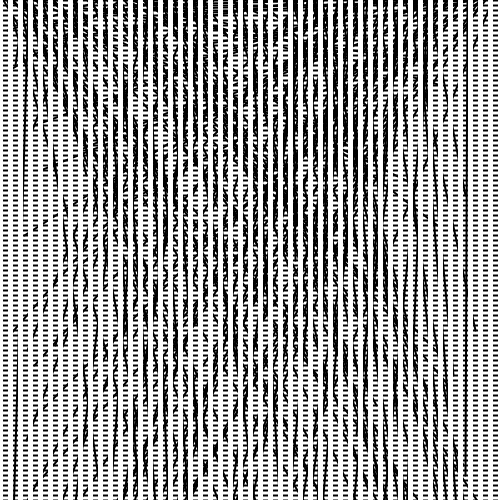
Frame 1 (no input)
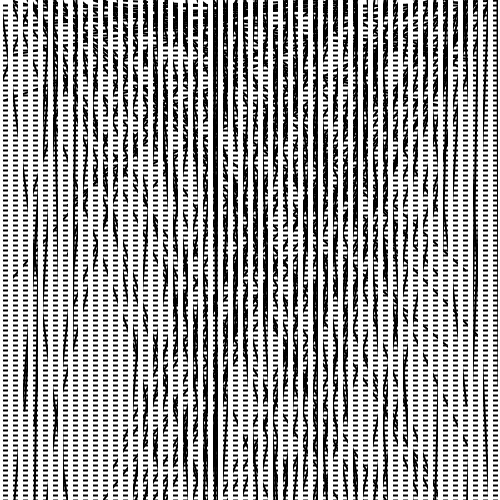
Frame 60 (the mouse pressed at the canvas centre just before this capture)
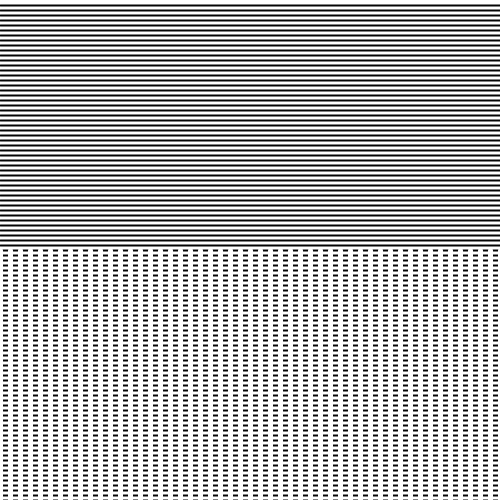
Frame 120 (the mouse held since frame 60 and released just before this capture)

The Processing sketch that drew these frames (run headless with seeded random() and noise(); from frame 60 on, the mouse is pressed at the canvas centre):

// Processing sketch: processing_88309
// ── processing_88309.pde

void setup(){
size (500, 500);
smooth ();
}

void draw(){
float ypos= 0;
float xpos= 0;
float v = mouseY;
float vv = mouseX;
float vvv = mouseX+mouseY;
background (255);
 
strokeWeight (2);
 
for (int i=0; i<500; i+=3) {
  line (0, ypos, width, ypos);
  ypos= ypos+ 5;
 
  if (i< vvv) {
    stroke (255-vv);
  }

 
  else {
    stroke (v,255);
    line(random(500),xpos,random(500),ypos);
  }
}
 
strokeWeight (5);
for (int i=0; i<500; i+=2) {
  stroke (255);
  line (xpos, v, xpos, 500);
  xpos= xpos+ 10;
}

}
